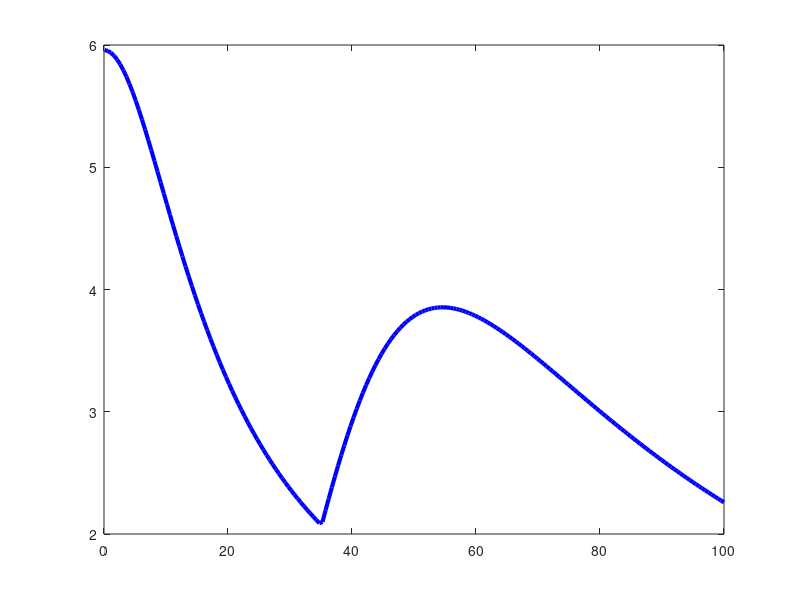

Write MATLAB code to recreate this figure. (Note: this script raises an error after producing the figure.)
%% ═══════════════════════════════════════════════════════════════════════
%% CASO 2: STAZIONE BASE 5G/LTE SU EDIFICIO
%% ═══════════════════════════════════════════════════════════════════════

close all; clc;

diary('case2_output.txt');
diary on;

fprintf('\n');
fprintf('╔════════════════════════════════════════════════════════════╗\n');
fprintf('║         CASO 2: STAZIONE BASE 5G/LTE                      ║\n');
fprintf('╚════════════════════════════════════════════════════════════╝\n');
fprintf('\n');

%% PARAMETRI ANTENNA
f = 2100e6;                     
EIRP_main = 2000;               

antenna_height = 25;            
electrical_tilt = 10;           % Aumentato da 6° a 10°
total_tilt = electrical_tilt;

HPBW_H = 65;                    
HPBW_V = 8;                     

fprintf('PARAMETRI ANTENNA:\n');
fprintf('  Frequenza:         %.0f MHz (LTE Band 1)\n', f/1e6);
fprintf('  EIRP:              %.0f W (%.1f dBm)\n', EIRP_main, 10*log10(EIRP_main*1000));
fprintf('  Altezza:           %d m\n', antenna_height);
fprintf('  Tilt elettrico:    %d°\n', electrical_tilt);
fprintf('\n');

%% CALCOLO CAMPO ELETTRICO (modello semplificato)
d_horiz = linspace(0.1, 100, 200);
h_eval = 12;  % Altezza 4° piano

% Distanza 3D
R = sqrt(d_horiz.^2 + (h_eval - antenna_height).^2);
R(R < 1) = 1;

% Angolo elevazione del punto rispetto antenna
theta_rad = atan2(h_eval - antenna_height, d_horiz);
theta_deg = rad2deg(theta_rad);

% Pattern verticale approssimato (lobo principale + laterali)
theta_from_main = abs(theta_deg - (-total_tilt));
% Attenuazione pattern (dB)
att_pattern = min(12 * (theta_from_main / HPBW_V).^2, 20);
% Fattore lineare
F_V = 10.^(-att_pattern / 20);

% Campo elettrico [V/m]
E_prof = sqrt(30 * EIRP_main * F_V) ./ R;

%% VALUTAZIONE EDIFICIO VICINO
balcony_distance = 40;          % Cambiato da 20m a 40m
floor_height = 3;               
floors = [3, 4, 5, 6];

fprintf('═══════════════════════════════════════════════════════════\n');
fprintf('CAMPO ELETTRICO EDIFICIO VICINO (d=%dm):\n', balcony_distance);
fprintf('\n');
fprintf('  Piano │ Altezza │ E [V/m] │ Stato\n');
fprintf('  ──────┼─────────┼─────────┼──────────────\n');

E_max = 0;
E_at_building = 0;  % Inizializzo
for floor = floors
    h = floor * floor_height;
    r = sqrt(balcony_distance^2 + (h - antenna_height)^2);
    theta = rad2deg(atan2(h - antenna_height, balcony_distance));
    theta_from_main = abs(theta - (-total_tilt));
    att_pattern = min(12 * (theta_from_main / HPBW_V)^2, 20);
    fv = 10^(-att_pattern / 20);
    E_floor = sqrt(30 * EIRP_main * fv) / r;
    E_max = max(E_max, E_floor);
    
    % Salva valore piano 4 per grafico
    if floor == 4
        E_at_building = E_floor;
    end
    
    if E_floor <= 6
        status = '✓ OK';
    else
        status = '✗ ECCEDE';
    end
    fprintf('   %d   │  %2.0f m   │  %5.2f  │ %s\n', floor, h, E_floor, status);
end

fprintf('\n');
fprintf('VERIFICA CONFORMITÀ NORMATIVA (DPCM 8/7/2003):\n');
fprintf('  Limite:                      6 V/m\n');
fprintf('  Campo massimo edificio:      %.2f V/m\n', E_max);
if E_max <= 6
    fprintf('  ESITO:  ✓ CONFORME\n');
    fprintf('\n');
    fprintf('CONCLUSIONE:\n');
    fprintf('  Installazione autorizzabile.\n');
else
    fprintf('  ESITO:  ✗ NON CONFORME\n');
    fprintf('\n');
    fprintf('CONCLUSIONE:\n');
    fprintf('  Necessarie mitigazioni (aumento tilt o riduzione EIRP).\n');
end
fprintf('═══════════════════════════════════════════════════════════\n');
fprintf('\n');

%% GRAFICO SINGOLO STILE CASO 1
figure('Position', [100 100 900 600], 'Color', 'w');

plot(d_horiz, E_prof, 'b-', 'LineWidth', 3, 'DisplayName', 'Campo elettrico');
hold on;

% Limite 6 V/m
yline(6, 'r--', 'LineWidth', 2.5, 'DisplayName', '6 V/m (limite)');

% Posizione edificio
xline(balcony_distance, 'm-', 'LineWidth', 2.5, 'DisplayName', sprintf('Edificio vicino (%dm)', balcony_distance));
plot(balcony_distance, E_at_building, 'mo', 'MarkerSize', 14, 'MarkerFaceColor', 'm', ...
     'LineWidth', 2, 'HandleVisibility', 'off');

% Annotazione valore
text(balcony_distance+2, E_at_building + 0.4, sprintf('%.2f V/m', E_at_building), ...
     'FontSize', 14, 'Color', 'm', 'FontWeight', 'bold');

xlabel('Distanza da antenna [m]', 'FontSize', 14, 'FontWeight', 'bold');
ylabel('Campo elettrico E [V/m]', 'FontSize', 14, 'FontWeight', 'bold');
title('Campo Elettrico al 4° Piano (h=12m) - Stazione Base 5G', 'FontSize', 16, 'FontWeight', 'bold');

legend('Location', 'northeast', 'FontSize', 12);
grid on;
xlim([0 60]);
ylim([0 max(E_prof)*1.2]);
set(gca, 'FontSize', 12, 'LineWidth', 1.5);

saveas(gcf, 'case2_output.png');

fprintf('Output salvato:\n');
fprintf('  - Grafico: case2_output.png\n');
fprintf('  - Console: case2_output.txt\n');
fprintf('\n');

diary off;
